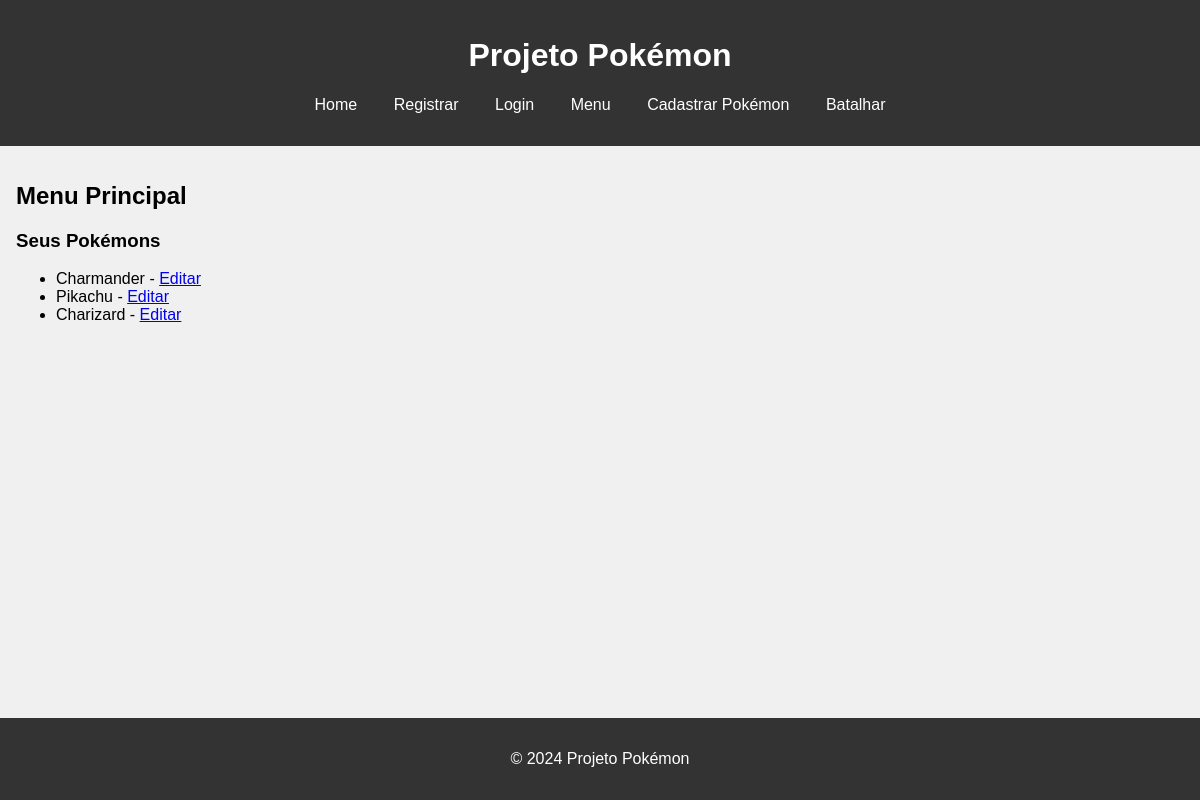
/menu.php (signed in), run on the app's committed database.
### tables this page shows
CREATE TABLE `pokemons` (
  `id` int(11) NOT NULL,
  `nome` varchar(100) NOT NULL,
  `vida` int(11) NOT NULL,
  `habilidade1` varchar(50) NOT NULL,
  `dano1` int(11) NOT NULL,
  `habilidade2` varchar(50) NOT NULL,
  `dano2` int(11) NOT NULL,
  `habilidade3` varchar(50) NOT NULL,
  `dano3` int(11) NOT NULL,
  `habilidade4` varchar(50) NOT NULL,
  `dano4` int(11) NOT NULL,
  `usuario_id` int(11) NOT NULL
);

### menu.php (the view, shortened to what this page needs)
<?php
require 'conexao.php';
$usuario_id = $_SESSION['usuario_id'];
$stmt = $pdo->prepare('SELECT * FROM pokemons WHERE usuario_id = ?');
$stmt->execute([$usuario_id]);
$pokemons = $stmt->fetchAll();
?>
<?php include 'includes/header.php'; ?>
<h2>Menu Principal</h2>
<h3>Seus Pokémons</h3>
<ul>
    <?php foreach ($pokemons as $pokemon): ?>
        <li><?php echo $pokemon['nome']; ?> - <a href="editar_pokemon.php?id=<?php echo $pokemon['id']; ?>">Editar</a></li>
    <?php endforeach; ?>
</ul>
<?php include 'includes/footer.php'; ?>

### css/style.css (style rules this page uses)
body { font-family: Arial, sans-serif; background-color: #f0f0f0; margin: 0; padding: 0; }

### data on the page
pokemons: nome "Charmander"
pokemons: nome "Pikachu"
pokemons: nome "Charizard"
